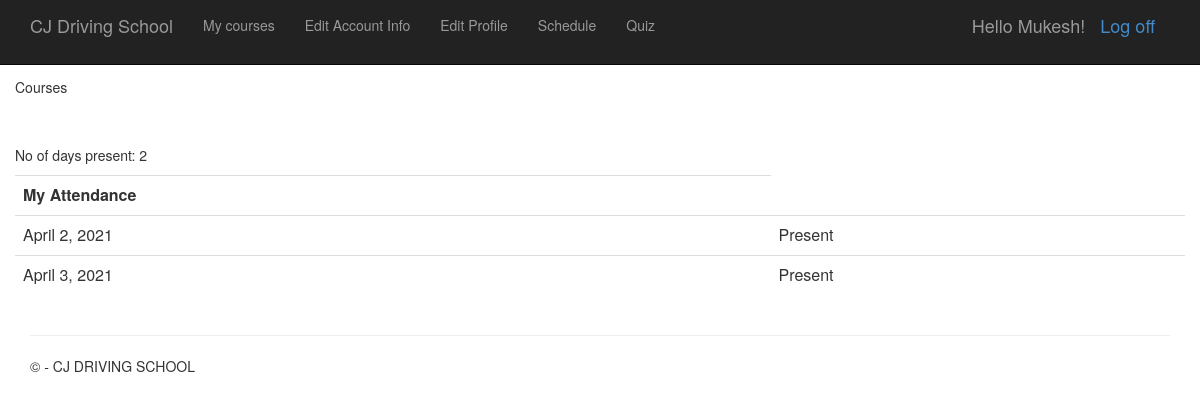
Before: /myattendance/ (signed in) with the older database file.
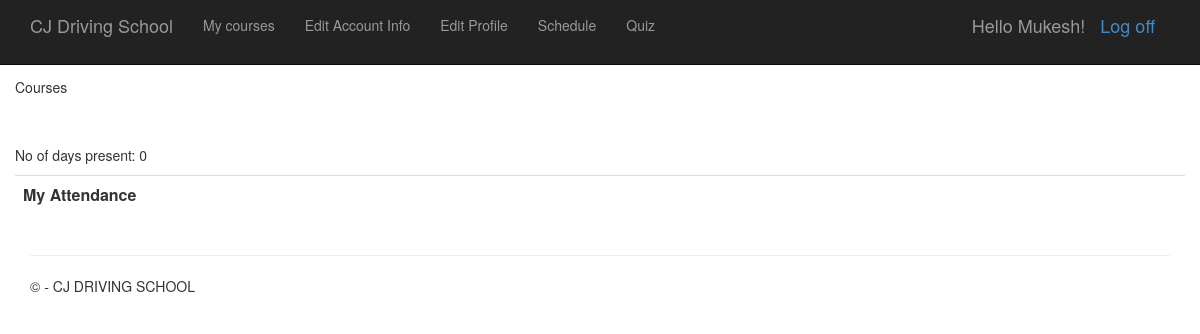
After: the same page with the newer database file.
### courses/models.py (models this page shows, shortened)
class Attendance(models.Model):
    instructor = models.ForeignKey(Schedule, on_delete=models.CASCADE)
    student = models.ForeignKey(Student, on_delete=models.CASCADE)
    date = models.DateField()
    ATTENDANCE_CHOICES = [
        ('Present', 'Present'),
        ('Absent', 'Absent'),
    ]
    attendance_status = models.CharField(choices=ATTENDANCE_CHOICES, max_length=10, default=None)

### courses/views.py (the view)
# urls.py: path('myattendance/', views.myattendance, name='attendance'),
@login_required(login_url='login')
def myattendance(request):
    student = Student.objects.get(user=request.user)
    mycourse = Course_enrollment.objects.filter(student=student)
    myschedule = Schedule.objects.filter(student=mycourse)
    attendance = Attendance.objects.filter(student=student)
    attendancecount = Attendance.objects.filter(student=student).count()
    context = {
        'attendancecount' : attendancecount,
        'attendance': attendance,
    }
    return render(request, 'courses/myattendance.html', context)

### courses/templates/courses/myattendance.html
{% extends "courses/user.html" %}
{% load static %}
{% block content %}
<br>
    <div class="row">
			<div class="col-md">
				<div class="card card-body">
					<h5>Courses</h5>
				</div>
				<div class="card card-body"><br><br>
					<p>No of days present: {{ attendancecount }}</p>
					<table class="table">
						<tr>
							<th>My Attendance</th>
                        </tr>
                        {% for i in attendance %}
                        <tr>
							<td>{{i.date}}</td>
							<td>{{i.attendance_status}}</td>
                        </tr>
                        {% endfor %}
					</table>
                </div>
            </div>
    </div>
{% endblock %}

Changed rows visible on the page:
removed Attendance: date "April 2, 2021", attendance_status "Present"
removed Attendance: date "April 3, 2021", attendance_status "Present"
Other visible differences:
{{ attendancecount }}: "2" → "0"
